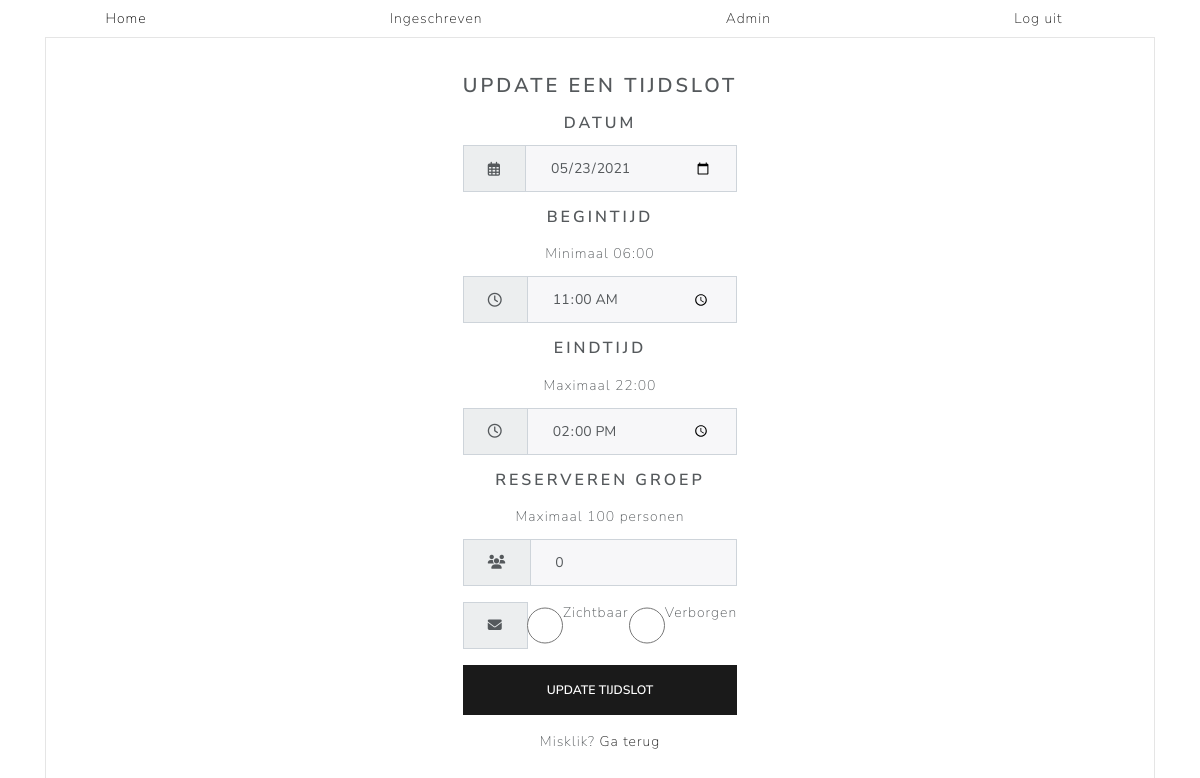
Page /admin/timeslot_edit.php?ID=29 (signed in) on the committed database.
### tables this page shows
CREATE TABLE `times` (
  `ID` int(10) NOT NULL,
  `date` date NOT NULL,
  `starttime` time NOT NULL,
  `endtime` time NOT NULL,
  `amount_people_in` int(3) NOT NULL,
  `hidden` tinyint(1) NOT NULL,
  `created_at` timestamp NOT NULL DEFAULT CURRENT_TIMESTAMP,
  `updated_at` timestamp NOT NULL DEFAULT CURRENT_TIMESTAMP ON UPDATE CURRENT_TIMESTAMP
);

### Includes/config.php (called while the page is built, shortened)
<?php
function Conn()
{
    $dsn         = "mysql:host=localhost;dbname=ex_83504";
    $DB_username = "ex83504";
    $DB_password = "Cy8o^n68";
    try {
        $conn = new PDO($dsn, $DB_username, $DB_password);
        $conn->setAttribute(PDO::ATTR_ERRMODE, PDO::ERRMODE_EXCEPTION);
    } catch (PDOException $e) {
        $error = "Geen connectie mogelijk. Error: " . $e->getMessage();
        return $error;
    }
    return $conn;
}
function GetTimesData($ID)
{
    $stmt = Conn()->prepare("SELECT * FROM times WHERE ID=?");
    $stmt->execute([$ID]);
    $data = $stmt->fetch();
    return $data;
}

### admin/timeslot_edit.php (the view, shortened to what this page needs)
<?php
require_once('../Includes/config.php');
?>
<html lang="en">
<head>
    <link href="https://stackpath.bootstrapcdn.com/bootswatch/4.5.2/lux/bootstrap.min.css" rel="stylesheet">
</head>
<body>
    <?php
        require_once '../Includes/nav.php';
        $data = GetTimesData($_GET['ID']);
    ?>
    <div class="container">
        <div class="card bg-light">
            <article class="card-body mx-auto" style="max-width: 400px;">
                <h4 class="card-title mt-3 text-center">Update een tijdslot</h4>
                <form action="timeslot_edit_proces.php" method="POST">
                <h5 class="card-title mt-3 text-center">Datum</h5>
                    <div class="form-group input-group">
                        <div class="input-group-prepend">
                            <span class="input-group-text"> <i class="far fa-calendar-alt"></i> </span>
                        </div>
                        <input type="number" name="ID" value="<?php echo $data['ID'] ?>" hidden><br>
                        <input type="date" name="date" class="form-control" placeholder="Datum" value="<?php echo $data['date'] ?>" required><br>
                    </div>
                    <h5 class="card-title mt-3 text-center">Begintijd</h5>
                    <p class="card-title mt-3 text-center">Minimaal 06:00</p>
                    <div class="form-group input-group">
                        <div class="input-group-prepend">
                            <span class="input-group-text"> <i class="far fa-clock"></i> </span>
                        </div>
                        <input type="time" class="form-control" name="starttime" placeholder="Starttijd" min="06:00" max="22:00" value="<?php echo $data['starttime'] ?>" required><br>
                    </div>
                    <h5 class="card-title mt-3 text-center">Eindtijd</h5>
                    <p class="card-title mt-3 text-center">Maximaal 22:00</p>
                    <div class="form-group input-group">
                        <div class="input-group-prepend">
                            <span class="input-group-text"> <i class="far fa-clock"></i> </span>
                        </div>
                        <input type="time" class="form-control" name="endtime" placeholder="Eindtijd" min="06:00" max="22:00" value="<?php echo $data['endtime'] ?>" required><br>
                    </div>
                    <h5 class="card-title mt-3 text-center">Reserveren groep</h5>
                    <p class="card-title mt-3 text-center">Maximaal 100 personen</p>
                    <div class="form-group input-group">
                        <div class="input-group-prepend">
                            <span class="input-group-text"> <i class="fas fa-users"></i> </span>
                        </div>
                        <input type="number" class="form-control" name="amount_people_in" placeholder="Grootte groep" min="0" max="100" value="<?php echo $data['amount_people_in'] ?>"><br>
                    </div>
                    <div class="form-group input-group">
                        <div class="input-group-prepend">
                            <span class="input-group-text"> <i class="fas fa-envelope"></i> </span>
                        </div>
                        <input type="radio" name="hidden" value="1" id="true" class="form-control" placeholder="Zichtbaarheid">
                        <label for="true">Zichtbaar</label>
                        <input type="radio" name="hidden" value="0" id="false" class="form-control" placeholder="Zichtbaarheid">
                        <label for="false">Verborgen</label>
                    </div>
                    <div class="form-group">
                        <button type="submit" class="btn btn-primary btn-block"> Update Tijdslot </button>
                    </div>
                    <p class="text-center">Misklik? <a href="./index.php">Ga terug</a> </p>
                </form>
            </article>
        </div>
    </div>
</body>
</html>

### rows in the picture
times: date "05/23/2021", starttime "11:00:00", endtime "14:00:00", amount_people_in "0"
